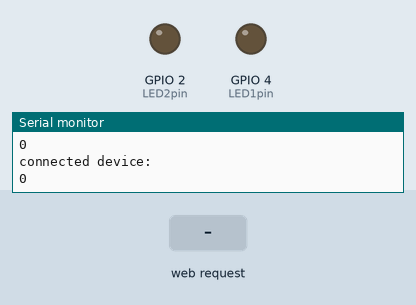
Simulated run of this sketch. Board: ESP32. On the bench: output pins drawn as LEDs (lit = HIGH), the last lines printed to the serial monitor. Inputs (shaded band) come from the test bench.

Above: at 3.3 s.
3.4 s: HTTP request GET /led1on received
At 3.9 s:
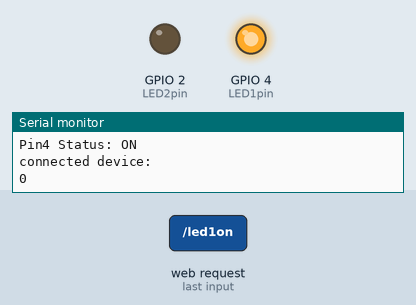
5.1 s: HTTP request GET /led2on received
At 6.3 s:
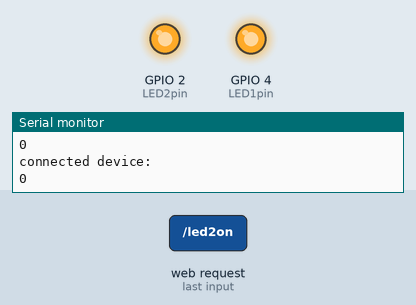
6.6 s: HTTP request GET /led1off received
At 7.4 s:
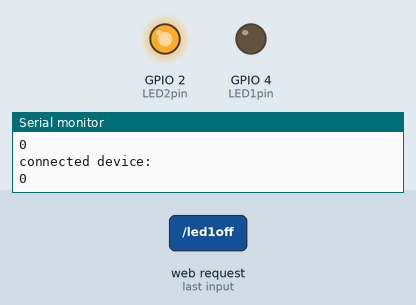
8.1 s: HTTP request GET /led2off received
At 8.6 s:
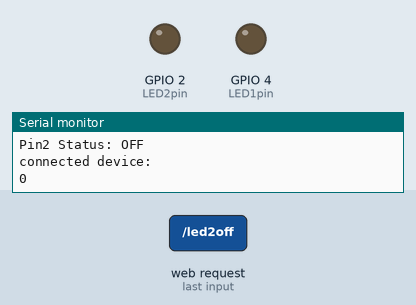
Timing chart, 0 to 10.6 s (numbered marks = the images above; inputs shaded):
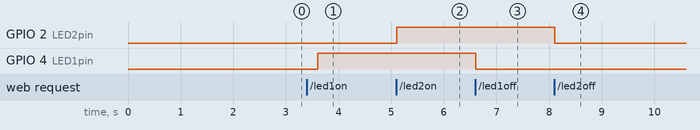

Measured:
- after the input at 3.4 s, GPIO 4 (LED1pin): LOW → HIGH after 0.20 s
- after the input at 5.1 s, GPIO 2 (LED2pin): LOW → HIGH at once
- after the input at 6.6 s, GPIO 4 (LED1pin): HIGH → LOW at once
- after the input at 8.1 s, GPIO 2 (LED2pin): HIGH → LOW at once

The sketch:

T_1_Softap.ino
```cpp
//ESP8266 -
//#include <ESP8266WiFi.h>
//#include <ESP8266WebServer.h>

//ESP32-
#include <WiFi.h>
#include <WebServer.h>

//unique ID and password
const char* ssid = "RoboFever_1";
const char* psswd = "12345678";

//configuration for custom ip address for web server
IPAddress localIP(192,168,1,1);
IPAddress gateway(192,168,1,1);
IPAddress subnet(255,255,255,0);

WebServer server(80); //http port
//ESP8266WebServer server(80);

uint8_t LED1pin = 4;
bool LED1status = LOW;
uint8_t LED2pin = 2;
bool LED2status = LOW;

void setup() {
  // put your setup code here, to run once:
  Serial.begin(115200);
  delay(2000);
  pinMode(LED1pin, OUTPUT);
  pinMode(LED2pin, OUTPUT);
  WiFi.softAP(ssid,psswd);  //soft access point with customized ssid and psswd
  WiFi.softAPConfig(localIP, gateway, subnet);  //cofiguring to required IP
  delay(100);
  Serial.println(WiFi.localIP());

  //calling functions based on command function
  server.on("/", handle_OnConnect);
  server.on("/led1on", handle_led1on);
  server.on("/led1off", handle_led1off);
  server.on("/led2on", handle_led2on);
  server.on("/led2off", handle_led2off);
  server.onNotFound(handle_NotFound);

  server.begin();
  Serial.println("HTTP server started");
}

void loop() {
  // put your main code here, to run repeatedly:
  Serial.println("connected device:");
  Serial.println((WiFi.softAPgetStationNum())); //getting the no of devices connected to the network
  delay(500);
  server.handleClient();
  if(LED1status)
  {digitalWrite(LED1pin, HIGH);}
  else
  {digitalWrite(LED1pin, LOW);}

  if(LED2status)
  {digitalWrite(LED2pin, HIGH);}
  else
  {digitalWrite(LED2pin, LOW);}
}
void handle_OnConnect() {
  LED1status = LOW;
  LED2status = LOW;
  Serial.println("Pin4 Status: OFF | Pin2 Status: OFF");
  server.send(200, "text/html", SendHTML(LED1status,LED2status));
}

void handle_led1on() {
  LED1status = HIGH;
  Serial.println("Pin4 Status: ON");
  server.send(200, "text/plain", "'name':'Dhruvi'");
}

void handle_led1off() {
  LED1status = LOW;
  Serial.println("Pin4 Status: OFF");
  server.send(200, "text/plain","'name':'Aangi'" );
}

void handle_led2on() {
  LED2status = HIGH;
  Serial.println("Pin2 Status: ON");
  server.send(200, "text/html", SendHTML(LED1status,true));
}

void handle_led2off() {
  LED2status = LOW;
  Serial.println("Pin2 Status: OFF");
  server.send(200, "text/html", SendHTML(LED1status,false));
}

void handle_NotFound(){
  server.send(404, "text/plain", "Not found");
}

//html being displayed on server
String SendHTML(uint8_t led1stat,uint8_t led2stat){
  String ptr = "<!DOCTYPE html> <html>\n";
  ptr +="<head><meta name=\"viewport\" content=\"width=device-width, initial-scale=1.0, user-scalable=no\">\n";
  ptr +="<title>LED Control</title>\n";
  ptr +="<style>html { font-family: Helvetica; display: inline-block; margin: 0px auto; text-align: center;}\n";
  ptr +="body{margin-top: 50px;} h1 {color: #444444;margin: 50px auto 30px;} h3 {color: #444444;margin-bottom: 50px;}\n";
  ptr +=".button {display: block;width: 80px;background-color: #1abc9c;border: none;color: white;padding: 13px 30px;text-decoration: none;font-size: 25px;margin: 0px auto 35px;cursor: pointer;border-radius: 4px;}\n";
  ptr +=".button-on {background-color: #1abc9c;}\n";
  ptr +=".button-on:active {background-color: #16a085;}\n";
  ptr +=".button-off {background-color: #34495e;}\n";
  ptr +=".button-off:active {background-color: #2c3e50;}\n";
  ptr +="p {font-size: 14px;color: #888;margin-bottom: 10px;}\n";
  ptr +="</style>\n";
  ptr +="</head>\n";
  ptr +="<body>\n";
  ptr +="<h1>ESP8266 Web Server</h1>\n";
  ptr +="<h3>Using Access Point(AP) Mode</h3>\n";

   if(led1stat)
  {ptr +="<p>LED1 Status: ON</p><a class=\"button button-off\" href=\"/led1off\">OFF</a>\n";}
  else
  {ptr +="<p>LED1 Status: OFF</p><a class=\"button button-on\" href=\"/led1on\">ON</a>\n";}

  if(led2stat)
  {ptr +="<p>LED2 Status: ON</p><a class=\"button button-off\" href=\"/led2off\">OFF</a>\n";}
  else
  {ptr +="<p>LED2 Status: OFF</p><a class=\"button button-on\" href=\"/led2on\">ON</a>\n";}

  ptr +="</body>\n";
  ptr +="</html>\n";
  return ptr;
}
```
